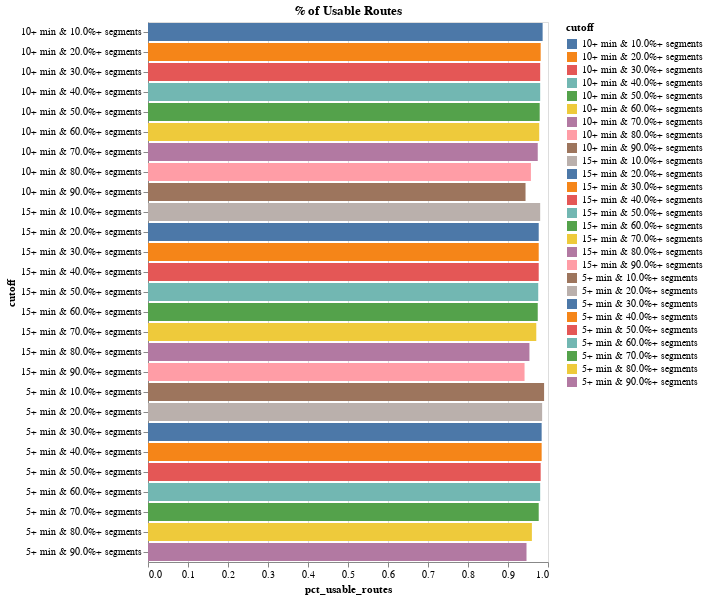

The cell this chart's notebook holds for it:
### Code cell
(alt.Chart(statewide_test)
        .mark_bar()
        .encode(
            x="pct_usable_routes:Q",
            y="cutoff:N",
            color=alt.Color("cutoff"),
            tooltip=["cutoff", "pct_usable_routes", "Total Routes in Category"],
        )
        .properties(title="% of Usable Routes"))

### Figure 1 — Vega-Lite specification as saved in the notebook (floating-point values rounded to 4 significant figures)
{"config": {"view": {"continuousWidth": 400, "continuousHeight": 300}}, "data": {"name": "data-7a9af284c30ece774a8ddec28f6dd3d8"}, "mark": "bar", "encoding": {"color": {"field": "cutoff", "type": "nominal"}, "tooltip": [{"field": "cutoff", "type": "nominal"}, {"field": "pct_usable_routes", "type": "quantitative"}, {"field": "Total Routes in Category", "type": "quantitative"}], "x": {"field": "pct_usable_routes", "type": "quantitative"}, "y": {"field": "cutoff", "type": "nominal"}}, "title": "% of Usable Routes", "$schema": "https://vega.github.io/schema/vega-lite/v4.17.0.json", "datasets": {"data-7a9af284c30ece774a8ddec28f6dd3d8": [{"index": "route_id", "Total Routes in Category": 811, "trip_cutoff": 5, "segment_cutoff": 0.1, "cutoff": "5+ min & 10.0%+ segments", "total_routes": 819, "pct_usable_routes": 0.9902}, {"index": "route_id", "Total Routes in Category": 807, "trip_cutoff": 5, "segment_cutoff": 0.2, "cutoff": "5+ min & 20.0%+ segments", "total_routes": 819, "pct_usable_routes": 0.9853}, {"index": "route_id", "Total Routes in Category": 806, "trip_cutoff": 5, "segment_cutoff": 0.3, "cutoff": "5+ min & 30.0%+ segments", "total_routes": 819, "pct_usable_routes": 0.9841}, {"index": "route_id", "Total Routes in Category": 806, "trip_cutoff": 5, "segment_cutoff": 0.4, "cutoff": "5+ min & 40.0%+ segments", "total_routes": 819, "pct_usable_routes": 0.9841}, {"index": "route_id", "Total Routes in Category": 804, "trip_cutoff": 5, "segment_cutoff": 0.5, "cutoff": "5+ min & 50.0%+ segments", "total_routes": 819, "pct_usable_routes": 0.9817}, {"index": "route_id", "Total Routes in Category": 803, "trip_cutoff": 5, "segment_cutoff": 0.6, "cutoff": "5+ min & 60.0%+ segments", "total_routes": 819, "pct_usable_routes": 0.9805}, {"index": "route_id", "Total Routes in Category": 800, "trip_cutoff": 5, "segment_cutoff": 0.7, "cutoff": "5+ min & 70.0%+ segments", "total_routes": 819, "pct_usable_routes": 0.9768}, {"index": "route_id", "Total Routes in Category": 786, "trip_cutoff": 5, "segment_cutoff": 0.8, "cutoff": "5+ min & 80.0%+ segments", "total_routes": 819, "pct_usable_routes": 0.9597}, {"index": "route_id", "Total Routes in Category": 775, "trip_cutoff": 5, "segment_cutoff": 0.9, "cutoff": "5+ min & 90.0%+ segments", "total_routes": 819, "pct_usable_routes": 0.9463}, {"index": "route_id", "Total Routes in Category": 808, "trip_cutoff": 10, "segment_cutoff": 0.1, "cutoff": "10+ min & 10.0%+ segments", "total_routes": 819, "pct_usable_routes": 0.9866}, {"index": "route_id", "Total Routes in Category": 804, "trip_cutoff": 10, "segment_cutoff": 0.2, "cutoff": "10+ min & 20.0%+ segments", "total_routes": 819, "pct_usable_routes": 0.9817}, {"index": "route_id", "Total Routes in Category": 803, "trip_cutoff": 10, "segment_cutoff": 0.3, "cutoff": "10+ min & 30.0%+ segments", "total_routes": 819, "pct_usable_routes": 0.9805}, {"index": "route_id", "Total Routes in Category": 803, "trip_cutoff": 10, "segment_cutoff": 0.4, "cutoff": "10+ min & 40.0%+ segments", "total_routes": 819, "pct_usable_routes": 0.9805}, {"index": "route_id", "Total Routes in Category": 802, "trip_cutoff": 10, "segment_cutoff": 0.5, "cutoff": "10+ min & 50.0%+ segments", "total_routes": 819, "pct_usable_routes": 0.9792}, {"index": "route_id", "Total Routes in Category": 801, "trip_cutoff": 10, "segment_cutoff": 0.6, "cutoff": "10+ min & 60.0%+ segments", "total_routes": 819, "pct_usable_routes": 0.978}, {"index": "route_id", "Total Routes in Category": 798, "trip_cutoff": 10, "segment_cutoff": 0.7, "cutoff": "10+ min & 70.0%+ segments", "total_routes": 819, "pct_usable_routes": 0.9744}, {"index": "route_id", "Total Routes in Category": 784, "trip_cutoff": 10, "segment_cutoff": 0.8, "cutoff": "10+ min & 80.0%+ segments", "total_routes": 819, "pct_usable_routes": 0.9573}, {"index": "route_id", "Total Routes in Category": 773, "trip_cutoff": 10, "segment_cutoff": 0.9, "cutoff": "10+ min & 90.0%+ segments", "total_routes": 819, "pct_usable_routes": 0.9438}, {"index": "route_id", "Total Routes in Category": 803, "trip_cutoff": 15, "segment_cutoff": 0.1, "cutoff": "15+ min & 10.0%+ segments", "total_routes": 819, "pct_usable_routes": 0.9805}, {"index": "route_id", "Total Routes in Category": 800, "trip_cutoff": 15, "segment_cutoff": 0.2, "cutoff": "15+ min & 20.0%+ segments", "total_routes": 819, "pct_usable_routes": 0.9768}, {"index": "route_id", "Total Routes in Category": 800, "trip_cutoff": 15, "segment_cutoff": 0.3, "cutoff": "15+ min & 30.0%+ segments", "total_routes": 819, "pct_usable_routes": 0.9768}, {"index": "route_id", "Total Routes in Category": 800, "trip_cutoff": 15, "segment_cutoff": 0.4, "cutoff": "15+ min & 40.0%+ segments", "total_routes": 819, "pct_usable_routes": 0.9768}, {"index": "route_id", "Total Routes in Category": 799, "trip_cutoff": 15, "segment_cutoff": 0.5, "cutoff": "15+ min & 50.0%+ segments", "total_routes": 819, "pct_usable_routes": 0.9756}, {"index": "route_id", "Total Routes in Category": 798, "trip_cutoff": 15, "segment_cutoff": 0.6, "cutoff": "15+ min & 60.0%+ segments", "total_routes": 819, "pct_usable_routes": 0.9744}, {"index": "route_id", "Total Routes in Category": 795, "trip_cutoff": 15, "segment_cutoff": 0.7, "cutoff": "15+ min & 70.0%+ segments", "total_routes": 819, "pct_usable_routes": 0.9707}, {"index": "route_id", "Total Routes in Category": 781, "trip_cutoff": 15, "segment_cutoff": 0.8, "cutoff": "15+ min & 80.0%+ segments", "total_routes": 819, "pct_usable_routes": 0.9536}, {"index": "route_id", "Total Routes in Category": 771, "trip_cutoff": 15, "segment_cutoff": 0.9, "cutoff": "15+ min & 90.0%+ segments", "total_routes": 819, "pct_usable_routes": 0.9414}]}}
